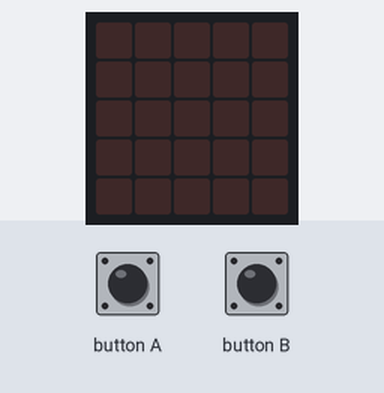
Simulated run of this program. Board: BBC micro:bit (MakeCode). On the bench: the board's 5×5 LED display. Inputs (shaded band) come from the test bench.

Above: at 1.2 s.
1.3 s: button A pressed for 0.15 s
At 1.5 s:
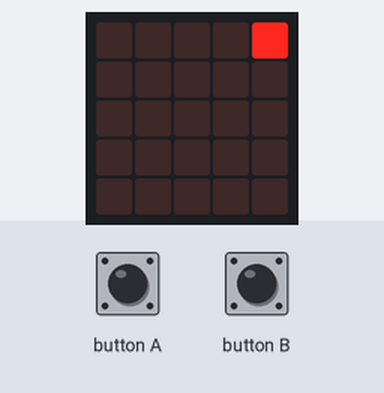
At 2.0 s:
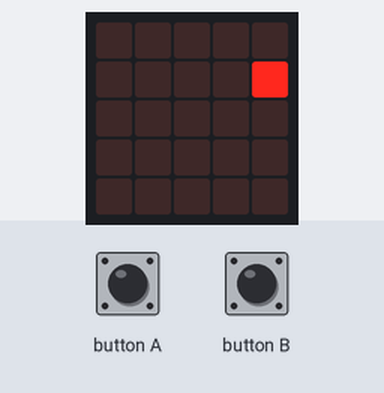
4.3 s: button B pressed for 0.15 s
At 4.5 s:
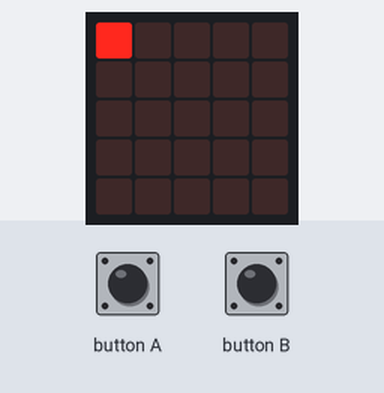
Timing chart, 0 to 7.3 s (numbered marks = the images above; inputs shaded):
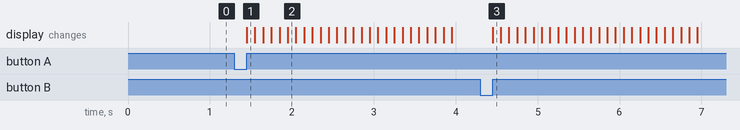

The program:

main.ts
```typescript
input.onButtonPressed(Button.A, function () {
    for (let Y = 0; Y <= 4; Y++) {
        for (let X = 0; X <= 4; X++) {
            if (Y % 2 <= 1) {
                led.plot(4 - X, Y)
                basic.pause(100)
                basic.clearScreen()
            } else {
                led.plot(X, Y)
                basic.pause(100)
                basic.clearScreen()
            }
        }
    }
})
input.onButtonPressed(Button.B, function () {
    for (let X = 0; X <= 4; X++) {
        for (let Y = 0; Y <= 4; Y++) {
            if (X % 2 == 1) {
                led.plot(X, 4 - Y)
                basic.pause(100)
                basic.clearScreen()
            } else {
                led.plot(X, Y)
                basic.pause(100)
                basic.clearScreen()
            }
        }
    }
})
```

test.ts
```typescript
// 在這裡測試；當此封包作為擴充功能時，將不會編譯此內容。
```

Measured:
- after the input at 1.3 s, the display: changes after 0.15 s (image 1)
- after the input at 4.3 s, the display: changes after 0.15 s (image 3)
